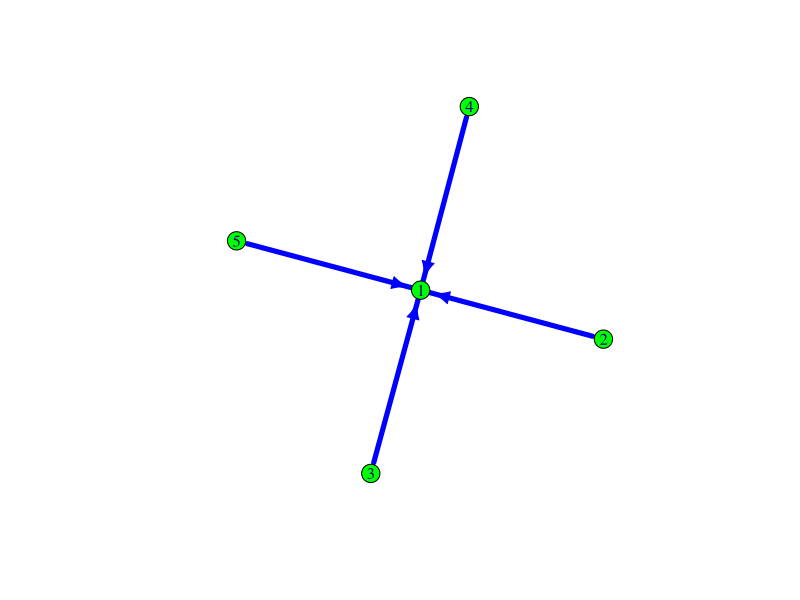

Write R code to recreate this figure.
## ---- chunk 1
library(igraph); library(dplyr);
## ---- chunk 2
plot(make_star(5) %>% set_edge_attr("color", value = "blue")%>%set_edge_attr("width", value =5)%>%set_vertex_attr("color", value = "green")%>%set_vertex_attr("size", value = 10))
